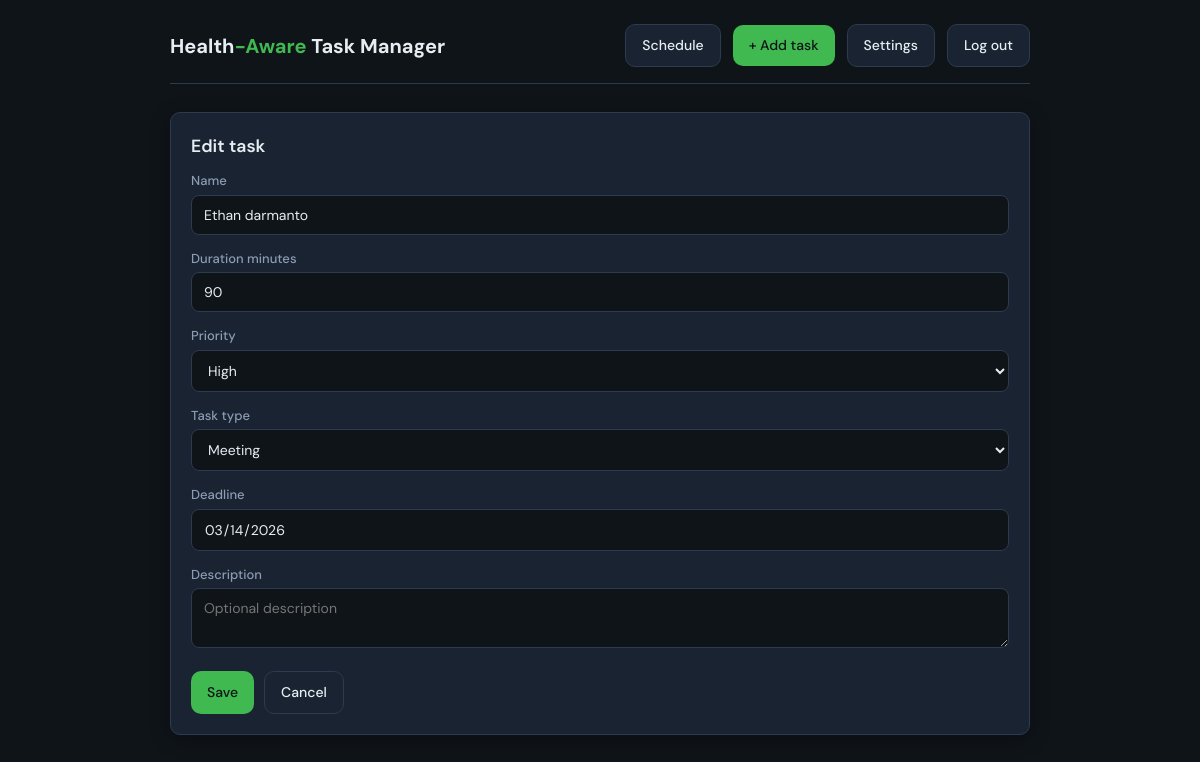
The app's page /task/5/edit/ (signed in) with its own data.
### tasks/models.py (models this page shows, shortened)
class Task(models.Model):
    PRIORITY_CHOICES = [
        ('high', 'High'),
        ('medium', 'Medium'),
        ('low', 'Low'),
    ]
    TASK_TYPE_CHOICES = [
        ('focus', 'Focus'),
        ('meeting', 'Meeting'),
        ('admin', 'Admin'),
        ('creative', 'Creative'),
        ('learning', 'Learning'),
    ]
    name = models.CharField(max_length=200)
    duration_minutes = models.PositiveIntegerField()
    priority = models.CharField(max_length=10, choices=PRIORITY_CHOICES, default='medium')
    task_type = models.CharField(max_length=20, choices=TASK_TYPE_CHOICES, default='focus')
    deadline = models.DateField(null=True, blank=True)
    description = models.TextField(blank=True)
    completed = models.BooleanField(default=False)
    created_at = models.DateTimeField(auto_now_add=True)
    class Meta:
        ordering = ['-created_at']

### tasks/views.py (the view)
# urls.py: path('task/<int:pk>/edit/', views.task_edit, name='task_edit'),
@login_required
def task_edit(request, pk):
    task = get_object_or_404(Task, pk=pk)
    if request.method == 'POST':
        form = TaskForm(request.POST, instance=task)
        if form.is_valid():
            form.save()
            messages.success(request, 'Task updated.')
            return redirect('tasks:home')
    else:
        form = TaskForm(instance=task)
    return render(request, 'tasks/task_form.html', {'form': form, 'title': 'Edit task', 'task': task})

### tasks/forms.py
class TaskForm(forms.ModelForm):
    class Meta:
        model = Task
        fields = ['name', 'duration_minutes', 'priority', 'task_type', 'deadline', 'description']
        widgets = {
            'name': forms.TextInput(attrs={'class': 'form-input', 'placeholder': 'Task name'}),
            'duration_minutes': forms.NumberInput(attrs={'class': 'form-input', 'min': 5, 'step': 5}),
            'priority': forms.Select(attrs={'class': 'form-select'}),
            'task_type': forms.Select(attrs={'class': 'form-select'}),
            'deadline': forms.DateInput(attrs={'class': 'form-input custom-date-picker', 'type': 'date', 'readonly': True}),
            'description': forms.Textarea(attrs={'class': 'form-textarea', 'rows': 2, 'placeholder': 'Optional description'}),
        }

### templates/tasks/task_form.html (shortened to what this page needs)
{% extends 'base.html' %}
{% block content %}
<div class="card">
  <h2>{{ title }}</h2>
  <form method="post" action="">
    {% for field in form %}
    <div class="form-group">
      <label for="{{ field.id_for_label }}">{{ field.label }}</label>
      {{ field }}
    </div>
    {% endfor %}
    <div style="display:flex;gap:10px;margin-top:16px;">
      <button type="submit" class="btn btn-primary">Save</button>
      <a href="{% url 'tasks:home' %}" class="btn btn-secondary">Cancel</a>
    </div>
  </form>
</div>
{% endblock %}

### templates/base.html (style rules this page uses)
:root { --bg: #0f1419; --surface: #1a2332; --surface-hover: #243044; --border: #2d3a4f; --text: #e6edf3; --text-muted: #8b9cb3; --accent: #3fb950; --accent-dim: #238636; --break-physical: #58a6ff; --break-mental: #a371f7; --break-meal: #f0883e; --break-hydration: #39c5cf; --priority-high: #f85149; --priority-medium: #d29922; --priority-low: #3fb950; --radius: 10px; --shadow: 0 4px 20px rgba(0,0,0,0.3); }
* { box-sizing: border-box; }
body { margin: 0; min-height: 100vh; background: var(--bg); color: var(--text); font-family: 'DM Sans', system-ui, sans-serif; font-size: 15px; line-height: 1.5; }
a { color: var(--accent); text-decoration: none; }
.btn { display: inline-flex; align-items: center; gap: 6px; padding: 10px 16px; border-radius: var(--radius); font-weight: 500; font-family: inherit; font-size: 14px; cursor: pointer; border: none; transition: background 0.15s, color 0.15s; }
.btn-primary { background: var(--accent); color: var(--bg); }
.btn-secondary { background: var(--surface); color: var(--text); border: 1px solid var(--border); }
.card { background: var(--surface); border: 1px solid var(--border); border-radius: var(--radius); padding: 20px; margin-bottom: 16px; box-shadow: var(--shadow); }
.card h2 { margin: 0 0 12px 0; font-size: 1.1rem; font-weight: 600; color: var(--text); }
.form-input, .form-select, .form-textarea { width: 100%; padding: 10px 12px; border-radius: 8px; border: 1px solid var(--border); background: var(--bg); color: var(--text); font-family: inherit; font-size: 14px; }
.form-textarea { resize: vertical; min-height: 60px; }
label { display: block; margin-bottom: 4px; font-weight: 500; color: var(--text-muted); font-size: 13px; }
.form-group { margin-bottom: 14px; }
input.custom-date-picker { cursor: pointer; }

### records on screen
Task: form "Ethan darmanto" "90" "High" "Meeting" "03/14/2026"

### other values on screen
{{ title }} "Edit task"
{{ field.label }} "Name" "Duration minutes" "Priority" "Task type" "Deadline" "Description"
